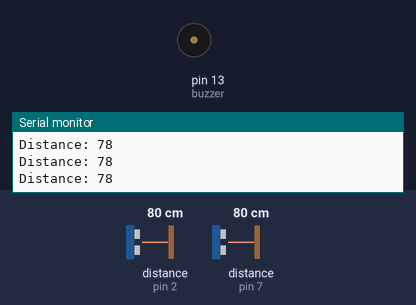
The sketch below on a simulated Arduino Uno, built with avr-gcc and run on an emulated ATmega328P. Parts: buzzer (waves = sounding), the last lines printed to the serial monitor. Wiring (inferred from the names in the program): 2 × ultrasonic range finder: trigger pin 3, echo pin 2 / trigger pin 8, echo pin 7. The test bench sets the inputs (shaded band); at power-on: distance to the obstacle (sensors on pin 2, pin 7) 80 cm. The echo pulse lasts 58.3 µs per cm.

Above: at 1.2 s.
1.3 s: distance to the obstacle (sensor on pin 2) set to 75 cm
2.8 s: distance to the obstacle (sensor on pin 2) set to 67 cm
At 3.27 s:
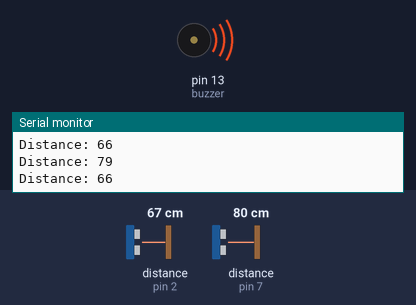
5.8 s: distance to the obstacle (sensor on pin 2) set to 18 cm
8.8 s: distance to the obstacle (sensor on pin 7) set to 75 cm
11.8 s: distance to the obstacle (sensor on pin 7) set to 67 cm
At 11.94 s:
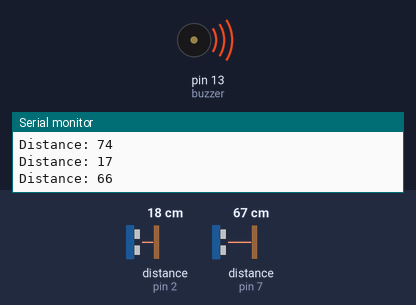
Timing chart, 0 to 15.8 s (numbered marks = the images above; inputs shaded):
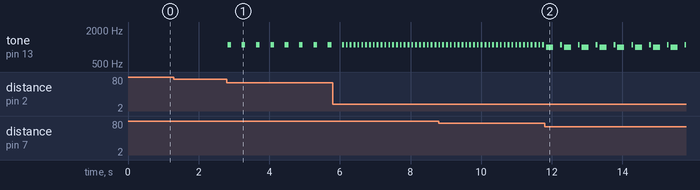

The sketch:

proximityAlarm.ino
```cpp
/*
  Inspectio

  Detects objects on the left and right of a person wearing the belt and signals them
  when objects are close by

  circuit:
  - 1, 8 ohm speaker on digital pin 8
  - #, ultrasonic sensors

  created 20 Oct 2019
  by Blue Wall Peeps

  https://github.com/CSBar/HackUMass19
*/
// program parameters
const int minDistance = 70; //farthest object distance that will trigger a beep
const int numOfSensors = 2; //number of functional sensors connected

typedef struct sensor {
  int trigPin;
  int echoPin;
} sensor;

// defines pin numbers
const sensor sensorList[numOfSensors] = {{8, 7}, {3,2}};
const int buzzer = 13;

enum direction {
  LEFT,
  RIGHT
};


/*
 * Has the specified sensor scan for nearby objects
 * @param ultrasonicSensor - specified sensor with valid trigPin and echoPin connected to arduino
 * @return distance (in cm) of the nearest object detected by the sensor
*/
int detectNearestObject(sensor ultrasonicSensor);

/*
 * Sends a signal to the speaker to play specified sounds
 * Discriminates left and right sensor signals and sounds more frequently when objects are closer to the sensor
 * @param direction - whether the sensor sending a signal is from the left or right side of the person
 * @param distance - distance (in cm) of the nearest object detected by the sensor
 * @return NOTHING
*/
void playBuzzerSound(int direction, int distance);


void setup() {
  for(int i=0; i<numOfSensors; i++) {
    pinMode(sensorList[i].trigPin, OUTPUT); // Sets each trigPin as an Output
    pinMode(sensorList[i].echoPin, INPUT); // Sets each echoPin as an Input
  }
  pinMode(buzzer, OUTPUT); // Sets the buzzer as an Output
  Serial.begin(9600); // Starts the serial communication
}

void loop() {
  for(int i=0; i<numOfSensors; i++) {
    int distance = detectNearestObject(sensorList[i]);
    if(distance < minDistance)
      playBuzzerSound(i % 2, distance);
  }
}


int detectNearestObject(sensor ultrasonicSensor) {
  // Clears the trigPin
  digitalWrite(ultrasonicSensor.trigPin, LOW);
  delayMicroseconds(2);

  // Sets the trigPin on HIGH state for 10 micro seconds
  digitalWrite(ultrasonicSensor.trigPin, HIGH);
  delayMicroseconds(10);
  digitalWrite(ultrasonicSensor.trigPin, LOW);

  // Reads the echoPin, returns the sound wave travel time in microseconds
  long duration = pulseIn(ultrasonicSensor.echoPin, HIGH);

  // Calculating the distance
  int distance= duration*0.034/2;

  // Prints the distance on the Serial Monitor
  Serial.print("Distance: ");
  Serial.println(distance);

  return distance;
}


void playBuzzerSound(int direction, int distance) {
  int delayTime = distance * 3;
  if(direction == LEFT) {
    tone(buzzer, 1000, 200);
    delay(delayTime);
    noTone(buzzer);
    delay(delayTime);
  }
  else {
    tone(buzzer, 1100, 100);
    delay(delayTime);
    noTone(buzzer);
    delay(delayTime);
  }
}
```

Measured:
- the behaviour switches between 71 and 70 cm on distance to the obstacle (sensor on pin 2) (found by bisection; images 0 and 1)
- after the input at 2.8 s, tone on pin 13 (buzzer): alternates 1100 Hz for 0.10 s and silent for 0.31 s, starting at once
- after the input at 5.8 s, tone on pin 13 (buzzer): alternates 1100 Hz for 0.05 s and silent for 0.06 s, starting after 0.32 s
